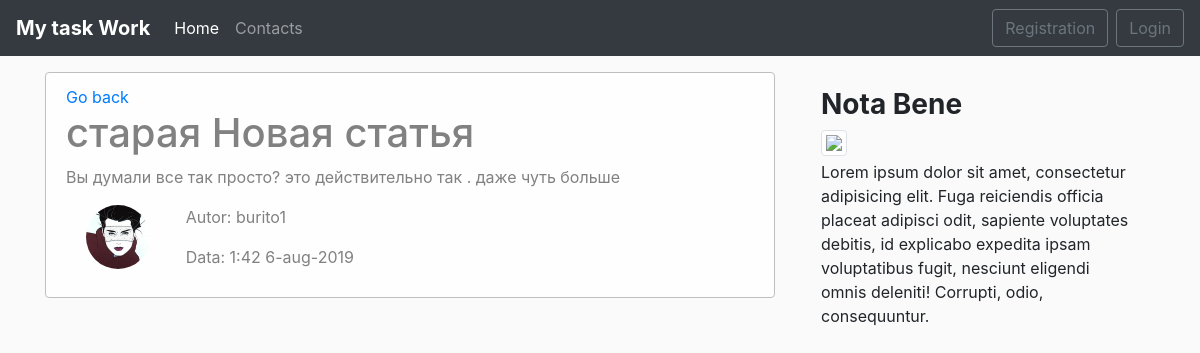
Screenshot of /post/7/ with the database file from the repository.
### blog/models.py (models this page shows, shortened)
class Post(models.Model):
    title   =   models.CharField(max_length=50)
    text    =   models.TextField()
    date    =   models.DateTimeField(default = timezone.now)
    autor   =   models.ForeignKey(User, on_delete = models.CASCADE)
    def __str__(self):
        return self.title

### hostes/models.py (models this page shows, shortened)
class Profile(models.Model):
    user = models.OneToOneField(User,on_delete = models.CASCADE)
    img =  models.ImageField(default='default.jpg', upload_to='user_images')

### blog/views.py (the view)
# urls.py: path('post/<int:pk>/', views.PostDetailView.as_view(), name='blog_detail'),
class PostDetailView(DetailView):
    model = Post
    def get_context_data(self, **kwards):
        ctx = super(PostDetailView, self).get_context_data(**kwards)
        ctx['title'] = Post.objects.filter(pk=self.kwargs['pk']).first()
        return ctx

### blog/templates/blog/post_detail.html (shortened to what this page needs)
{% extends 'blog/main.html' %}
{% load crispy_forms_tags%}
{% block main_section%}
<div class='alert alert-light'>
  <a href="{%url 'blog'%}">Go back</a>
    <h1>  {{object.title}}   </h1>
    <p> {{object.text}} </p>
    <div class="row">
      <div class="col-md-2">
        {% if object.autor.profile.img %}
        <img src="{{object.autor.profile.img.url}}" alt="{{object.avtor}}" class="user_image">
        {%else%}
        <img src="/pictures/default.jpg" alt="{{object.avtor}}" class="user_image">
        {%endif%}
      </div>
      <div class="col-md-10">
        {% if object.autor %}
          <p>Autor: {{object.autor}}</p>
        {%else%}
          <p>Autor: Anon </p>
        {%endif%}
      <p>Data: {{object.date| date:"G:i j-b-Y"}}</p>
      </div>
    </div>
</div>
{%endblock main_section%}

### blog/static/blog/main.css (style rules this page uses)
body { background: #fafafa }
.alert-light { border-color: #bfbfbf }
.user_image { width:64px; height:64px; border-radius: 50%; margin-right: 10px; margin-left: 20px; }

### rows the page displays
Post: title "старая Новая статья", text "Вы думали все так просто? это действительно так . даже чуть больше", autor.profile.img (placeholder picture), autor "burito1", date "1:42 6-aug-2019"
